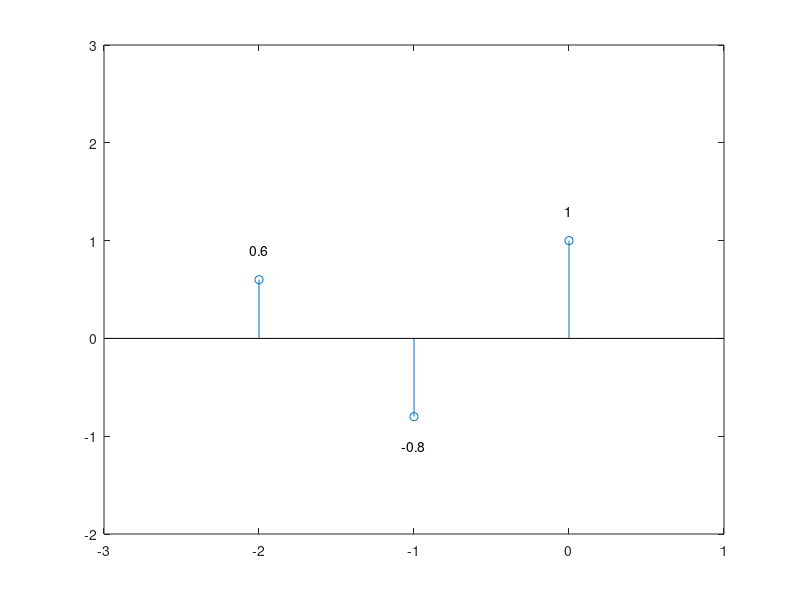
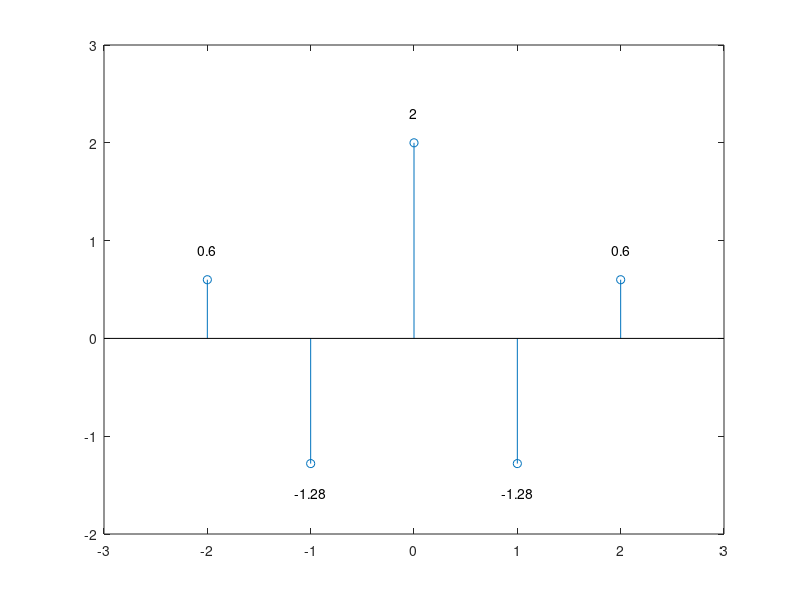
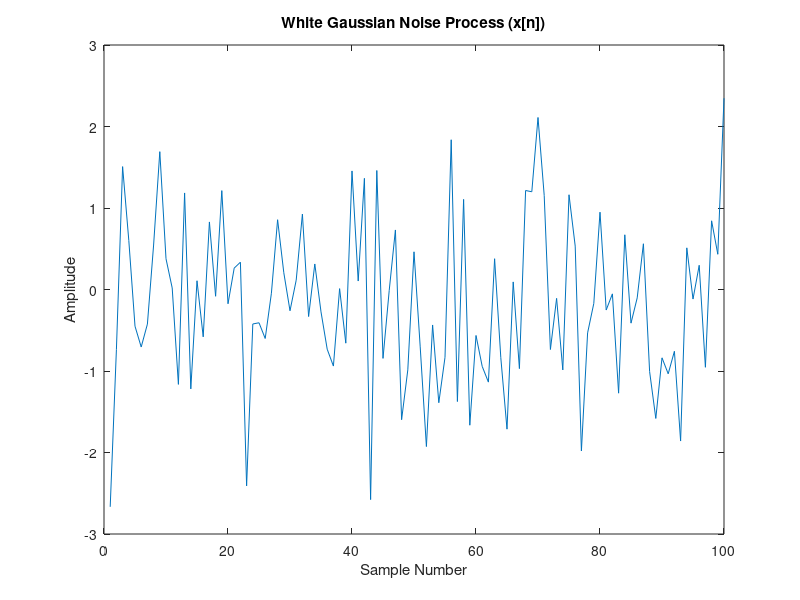
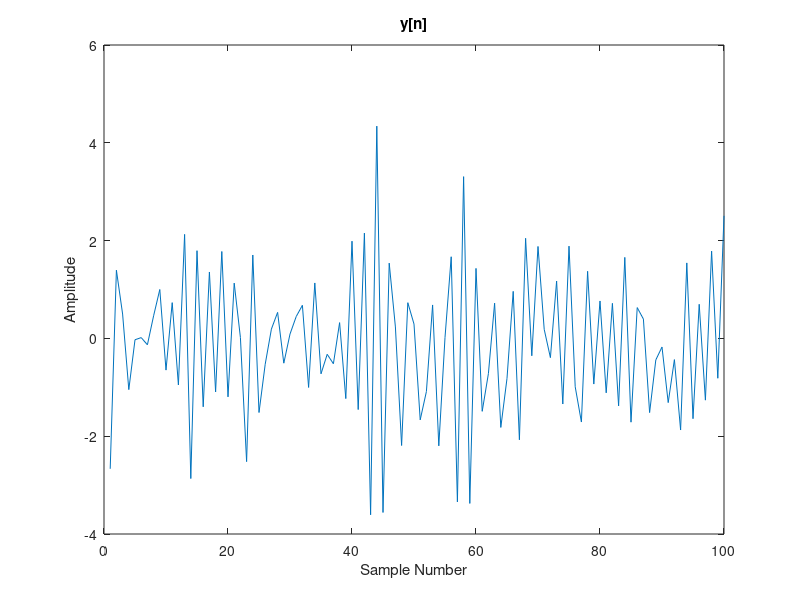

These figures' MATLAB source, in order: (Note: this script raises an error after producing the figures.)
clc; close all; clear
mkdir results
addpath ../common/

rng(1)

sigma2 = 1;

h = [1 -.8 .6];

Rxx_idx = 0;
Rxx = sigma2;

Rxy = conv(conj(fliplr(h)), Rxx);
Ryy = conv(h, Rxy);

figure
Rxy_idx = (1-length(h)):0;
stem(Rxy_idx, Rxy)
xlim([-length(h), 1])
ylim([-2, 3])
for i = 1:length(Rxy)
    text(Rxy_idx(i), Rxy(i)+.3*sign(Rxy(i)), sprintf("%g", Rxy(i)), "HorizontalAlignment", "center");
end
exportgraphics(gcf, 'results/Rxy.pdf', 'Append', false);

figure
Ryy_idx = (1-length(h)):(length(h)-1);
stem(Ryy_idx, Ryy)
xlim([-length(h), length(h)])
ylim([-2, 3])
for i = 1:length(Ryy)
    text(Ryy_idx(i), Ryy(i)+.3*sign(Ryy(i)), sprintf("%g", Ryy(i)), "HorizontalAlignment", "center");
end
exportgraphics(gcf, 'results/Ryy.pdf', 'Append', false);



%%



% Number of samples (length of the process)
for N = [100, 10000]

% Process parameters
mean_value = 0;      % Mean
variance_value = 1;  % Variance

% Generate white Gaussian noise process
white_noise_process = sqrt(variance_value) * randn(N, 1) + mean_value;

% Plot the generated process
figure;
plot(white_noise_process);
title('White Gaussian Noise Process (x[n])');
xlabel('Sample Number');
ylabel('Amplitude');
exportgraphics(gcf, sprintf('results/white-noise-N%i.pdf', N), 'Append', false);

% Convolution to obtain y[n]
x = white_noise_process;
y = conv(x, h, "full");
y = y(1:length(x));

figure
plot(y);
xlabel('Sample Number');
ylabel('Amplitude');
title('y[n]');
exportgraphics(gcf, sprintf('results/yn-N%i.pdf', N), 'Append', false);



% Display the distribution of the process as a histogram
figure;
histogram(white_noise_process, 50);
title('Histogram of White Gaussian Noise Process');
xlabel('Value');
ylabel('Frequency');
exportgraphics(gcf, sprintf('results/white-noise-hist-N%i.pdf', N), 'Append', false);



% Autocorrelation of x[n]
R_x = xcorr(x, 'biased');

% Autocorrelation of y[n]
R_y = xcorr(y, 'biased');

% Cross-correlation between x[n] and y[n]
R_xy = xcorr(x, y, 'biased');

% Plotting
figure('units','normalized','outerposition',[0 .25 1 .75]);
ax = gca;
outerpos = ax.OuterPosition;
ti = ax.TightInset; 
left = outerpos(1) + 2.2*ti(1);
bottom = outerpos(2) + 2.2*ti(2);
ax_width = outerpos(3) - 2.2*ti(1) - ti(3);
ax_height = outerpos(4) - 2.2*ti(2) - ti(4);
ax.Position = [left bottom ax_width ax_height];
axis off
[subplot_axis, pos] = tight_subplot(3, 2, [0.15, 0.05], .1); 

axes(subplot_axis(1)); axis on; hold on
plot(-N+1:N-1, R_x);
title('Autocorrelation of x[n]');
xlabel('Lag (n)');
ylabel('Amplitude');

axes(subplot_axis(2)); axis on; hold on
plot(-N+1:N-1, R_x);
title('Autocorrelation of x[n]');
xlabel('Lag (n)');
ylabel('Amplitude');
stem(Rxx_idx, Rxx)
xlim([-10,10])

axes(subplot_axis(3)); axis on; hold on
plot(-N+1:N-1, R_y);
title('Autocorrelation of y[n]');
xlabel('Lag (n)');
ylabel('Amplitude');

axes(subplot_axis(4)); axis on; hold on
plot(-N+1:N-1, R_y);
title('Autocorrelation of y[n]');
xlabel('Lag (n)');
ylabel('Amplitude');
stem(Ryy_idx, Ryy)
xlim([-10,10])

axes(subplot_axis(5)); axis on; hold on
plot(-N+1:N-1, R_xy);
title('Cross-correlation between x[n] and y[n]');
xlabel('Lag (n)');
ylabel('Amplitude');

axes(subplot_axis(6)); axis on; hold on
plot(-N+1:N-1, R_xy);
title('Cross-correlation between x[n] and y[n]');
xlabel('Lag (n)');
ylabel('Amplitude');
stem(Rxy_idx, Rxy)
xlim([-10,10])
exportgraphics(gcf, sprintf('results/xcorr-N%i.pdf', N), 'Append', false);


% Theoretical Power Spectral Density of x[n]
S_xx = variance_value * ones(N, 1);  % Constant value for white noise

[H, w] = freqz(h, 1, N, 'whole');


% Calculate the Power Spectral Density of x[n] using Welch's method
window_length = max(floor(N/16), 25);     % Window length for Welch's method
overlap = floor(window_length/2);  % 50% overlap


[PSD_x, f] = pwelch(x, window_length, overlap, N, 1, 'centered');
PSD_x = fftshift(PSD_x); f = f + .5;
fftx = fft(x); Sx = abs(fftx).^2 / N;

% Plotting the PSD
figure('units','normalized','outerposition',[0 .25 1 .75]); axis off
[subplot_axis, pos] = tight_subplot(2, 1, [0.2, 0.05], .1);

axes(subplot_axis(1)); axis on; hold on
plot(w/(2*pi), Sx, "Color", .8*ones(1,3));
plot(f, PSD_x);
plot(w/(2*pi), S_xx, "LineWidth", 1, "Color", "blue");
ylim([0, max(PSD_x)*1.5])


title('Power Spectral Density of x[n]');
xlabel('Normalized Frequency (rad/sample)');
ylabel('S_{xx}(f)');

% Theoretical Power Spectral Density of y[n]
S_yy = abs(H).^2 * variance_value;

% Calculate the Power Spectral Density of x[n] using Welch's method
[PSD_y, f] = pwelch(y, window_length, overlap, N, 1, 'centered');
PSD_y = fftshift(PSD_y); f = f + .5;
ffty = fft(y); Sy = abs(ffty).^2 / N;



axes(subplot_axis(2)); axis on; hold on
plot(w/(2*pi), Sy, "Color", .8*ones(1,3));
plot(f, PSD_y);
plot(w/(2*pi), S_yy, "LineWidth", 1, "Color", "blue");
title('Power Spectral Density of y[n]');
xlabel('Normalized Frequency (rad/sample)');
ylabel('S_{yy}(f)');
ylim([0, max(PSD_y)*1.5])

exportgraphics(gcf, sprintf('results/psd-N%i.pdf', N), 'Append', false);


end




